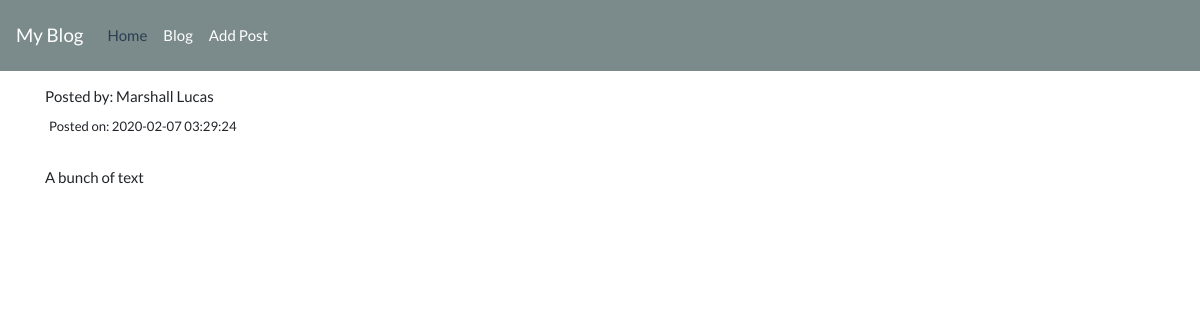
/posts/post_one, run on the app's committed database.
### tables this page shows
CREATE TABLE `posts` (
  `id` int(11) NOT NULL,
  `title` varchar(128) NOT NULL,
  `posted_by` varchar(128) NOT NULL,
  `post_date` timestamp NOT NULL DEFAULT CURRENT_TIMESTAMP ON UPDATE CURRENT_TIMESTAMP,
  `post_description` text NOT NULL,
  `slug` varchar(255) NOT NULL
);

### application/controllers/Posts.php (called while the page is built, shortened)
<?php
    class Posts extends CI_Controller{
        public function view($slug = NULL){
            $data['post'] = $this->post_model->get_posts($slug);
            $data['title'] = $data['post']['title'];
            $this->load->view('templates/header');
            $this->load->view('posts/view', $data);
            $this->load->view('templates/footer');
        }
    }

### index.php (called while the page is built, shortened)
<?php
require_once BASEPATH.'core/CodeIgniter.php';

### application/models/Post_model.php (called while the page is built, shortened)
<?php
    class Post_model extends CI_Model{
        public function get_posts($slug = FALSE){
            $query = $this->db->get_where('posts', array('slug' => $slug));
            return $query->row_array();
        }
    }

### application/views/posts/view.php (the view, shortened to what this page needs)
<h6>Posted by: <?php echo $post['posted_by']; ?></h6>
<small class="post-date" style="margin: 3px 0; padding: 4px; display: block;" >Posted on: <?php echo $post['post_date']; ?></small>
<br>
<div class="post-description">
<?php echo $post['post_description']; ?>
</div>

### data on the page
posts: posted_by "Marshall Lucas", post_date "2020-02-07 03:29:24", post_description "A bunch of text"
